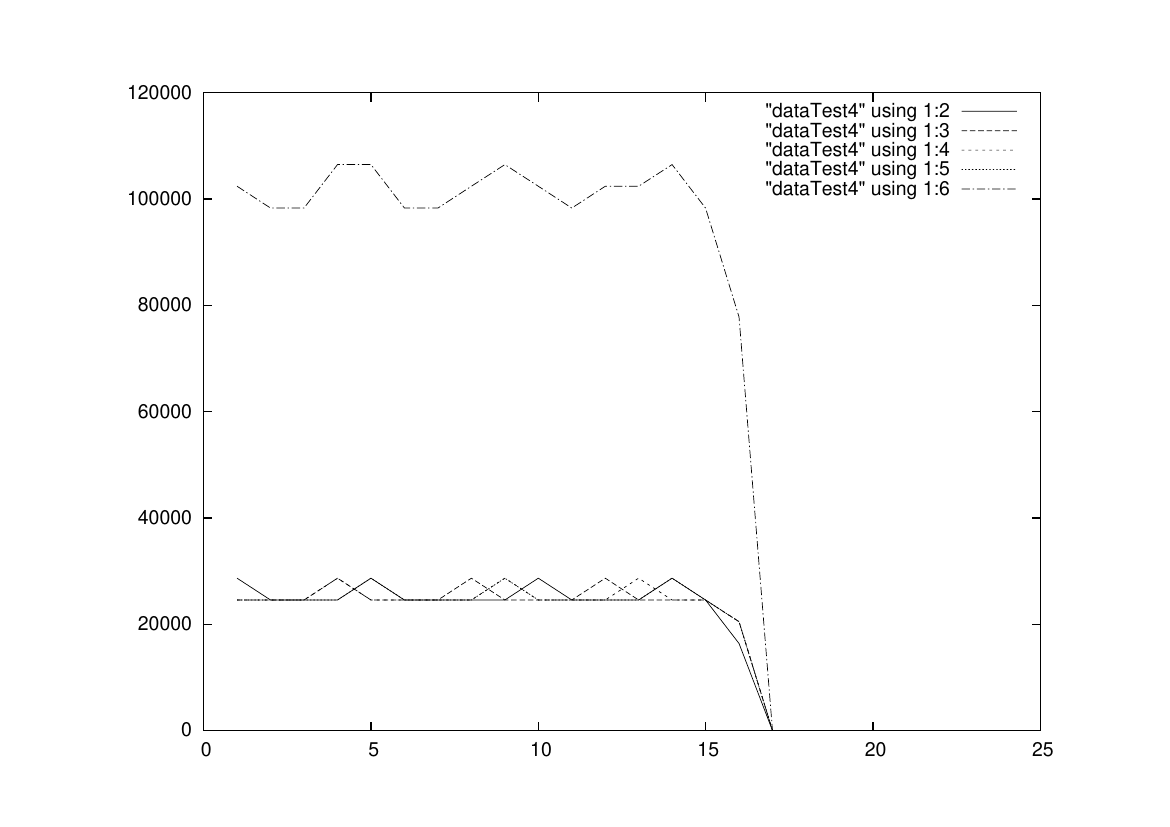

The gnuplot source for this figure:
set term postscript
set output "plotTest4.ps"
set yrange [0:]
plot "dataTest4" using 1:2 with lines, "dataTest4" using 1:3 with lines, "dataTest4" using 1:4 with lines, "dataTest4" using 1:5 with lines, "dataTest4" using 1:6 with lines